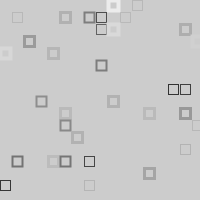
Frame 1 (no input)
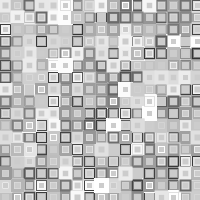
Frame 60 (the mouse pressed at the canvas centre just before this capture)
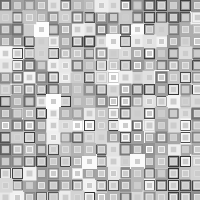
Frame 120 (the mouse held since frame 60 and released just before this capture)

The Processing sketch that drew these frames (run headless with seeded random() and noise(); from frame 60 on, the mouse is pressed at the canvas centre):

// Processing sketch: processing_99296
// ── processing_99296.pde

void setup(){
 size(200,200);
  noFill();
  
}
int x_1 = 0;
int y_1 = 0;
int rndm_clr;

void draw(){
  func1();
}

void func1(){
  for(int e=0; e<height; e+=12){
  for(int i=0; i<width; i+=12){
    rndm_clr = int(random(0,2550));
    strokeWeight(rndm_clr/50);
    stroke(rndm_clr);
  rect(i,e, 10,10);
  }
  }
}
